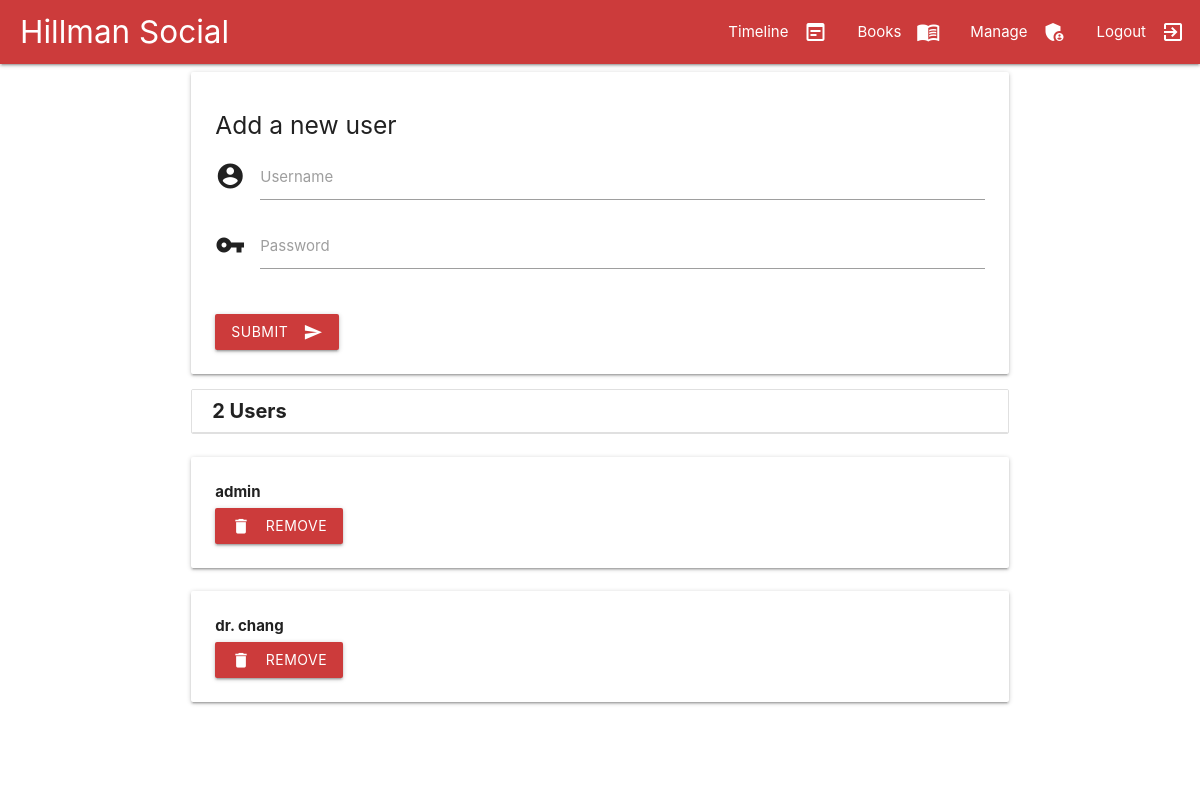
Before: /manage/ (signed in) with the older database file.
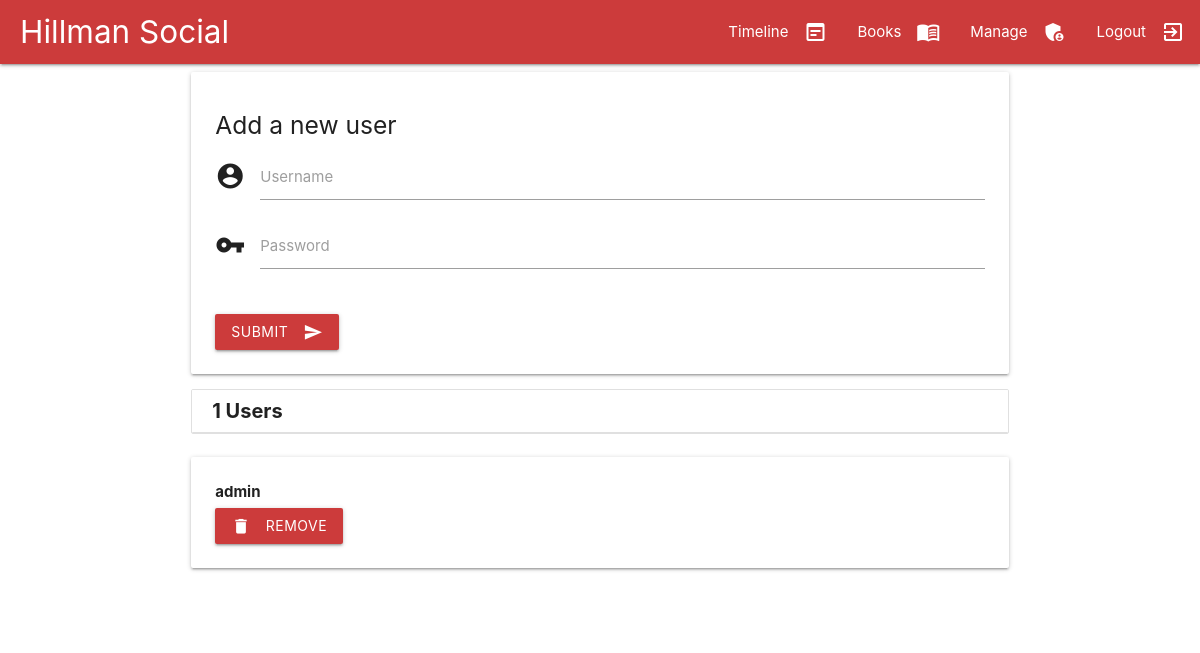
After: the same page with the newer database file.
### models.py (models this page shows, shortened)
class User(db.Model):
	username = db.Column(db.String(24), primary_key=True)
	pw_hash = db.Column(db.String(64), nullable=False)
	currently_reading = db.Column(db.String(80), db.ForeignKey('book.title'))
	updates = db.relationship('Update', backref='author', cascade='all, delete')

### hillman_social.py (the view, shortened to what this page needs)
@app.route("/manage/", methods=['POST', 'GET'])
def manage():
	error = None
	if session['username'] == 'admin':
		return render_template('manage.html', users=User.query.order_by(User.username.asc()).all(), error=error)
	else:
		flash("You do not have administrative priveleges")
		return redirect(url_for('timeline'))

### templates/manage.html (shortened to what this page needs)
{% extends "layout.html" %}
{% block body %}
{% with messages = get_flashed_messages() %}
<div class="container">
  <div class="row">
    <div class="col s12">
      <div class="card">
        <div class="card-content">
          <h5> Add a new user </h5>
          <form method="post">
            <div class="input-field">
              <i class="material-icons prefix">account_circle</i>
              <input id="username" type="text" name="username" size="30" value="{{ request.form.username }}" class="validate">
              <label for="username">Username</label>
            </div>
            <div class="input-field">
              <i class="material-icons prefix">vpn_key</i>
              <input id="password" name="password" size="30" type="password" class="validate">
              <label for="password">Password</label>
            </div>
            <br/>
            <button class="btn waves-effect waves-light" type="submit" name="action">Submit
              <i class="material-icons right">send</i>
            </button>
          </form>
        </div>
      </div>
      <ul class="collection with-header" id="eventsList">
        <li class="collection-header"><h4> {{ users|length }} Users </h4></li>
      </ul>
      <div class="row">
        {% for user in users %}
          <div class="col s12">
            <div class="card">
              <div class="card-content">
                <div class="row" style="margin-bottom:0px;">
                  <div class="col s8">
                    <p><b>{{ user.username }}</b></p>
                    <a href="{{ url_for('remove', username=user.username) }}">
                      <button style="margin-top:5px;" class="btn waves-effect waves-light">
                        Remove
                        <i class="material-icons left">delete</i>
                      </button>
                    </a>
                  </div>
                </div>
              </div>
            </div>
          </div>
          {% endfor %}
        </div>
      <br/>
    </div>
  </div>
</div>
{% endwith %}
{% endblock %}

### templates/layout.html (shortened to what this page needs)
<!doctype html>
<html>
<head>
  <link rel="stylesheet" type="text/css" href="{{ url_for('static', filename='style.css') }}">
  <link rel="stylesheet" href="https://cdnjs.cloudflare.com/ajax/libs/materialize/1.0.0/css/materialize.min.css">
</head>
<nav>
  <div class="nav-wrapper">
    <a href="/login/" class="brand-logo">Hillman Social</a>
    <ul id="nav-mobile" class="right hide-on-med-and-down">
      <li><a href="/timeline/">Timeline<i class="material-icons right">wysiwyg</i></a></li>
      <li><a href="/books/">Books<i class="material-icons right">menu_book</i></a></li>
      {% if session['username']=='admin' %}
        <li><a href="/manage/">Manage<i class="material-icons right">admin_panel_settings</i></a></li>
      {% endif %}
      <li><a href="/logout/">Logout<i class="material-icons right">exit_to_app</i></a></li>
    </ul>
  </div>
</nav>
<body>
  {% block body %}{% endblock %}
</body>
</html>

### static/style.css (style rules this page uses)
.brand-logo { margin-left:20px; }
nav { background-color:#cc3b3b !important; }
.collection-header h4 { font-size:20px; margin:0px; font-weight:bold; }
.btn { background-color:#cc3b3b !important; }

Changed rows visible on the page:
removed User: username "dr. chang"
Other visible differences:
{{ users|length }}: "2" → "1"
